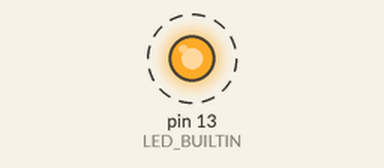
The sketch below on a simulated Arduino Uno, built with avr-gcc and run on an emulated ATmega328P. Shown: output pins drawn as LEDs (lit = HIGH). Dashed ring = blinking.

Above: at 0.6 s.
Timing chart, 0 to 5.8 s (numbered marks = the images above):
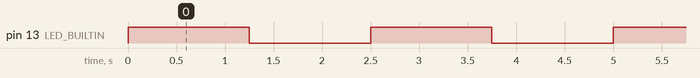

Measured:
- by itself, pin 13 (LED_BUILTIN): alternates HIGH for 1.3 s and LOW for 1.3 s, 21 changes in all, then stays HIGH

The sketch:

Ejercicio6.ino
```cpp
bool flag = 0;

void setup() {
  // initialize digital pin LED_BUILTIN as an output.
  pinMode(LED_BUILTIN, OUTPUT);
}

// the loop function runs over and over again forever
void loop() {

    if(flag == 0){
      for(int i=0;i<10;i++){
            digitalWrite(LED_BUILTIN, HIGH);   // turn the LED on (HIGH is the voltage level)
            delay(1250);                       // wait for a second
            digitalWrite(LED_BUILTIN, LOW);    // turn the LED off by making the voltage LOW
            delay(1250);
      }
      flag = 1;
    }
    else
      digitalWrite(LED_BUILTIN, HIGH);   // turn the LED on (HIGH is the voltage level)
}
```
